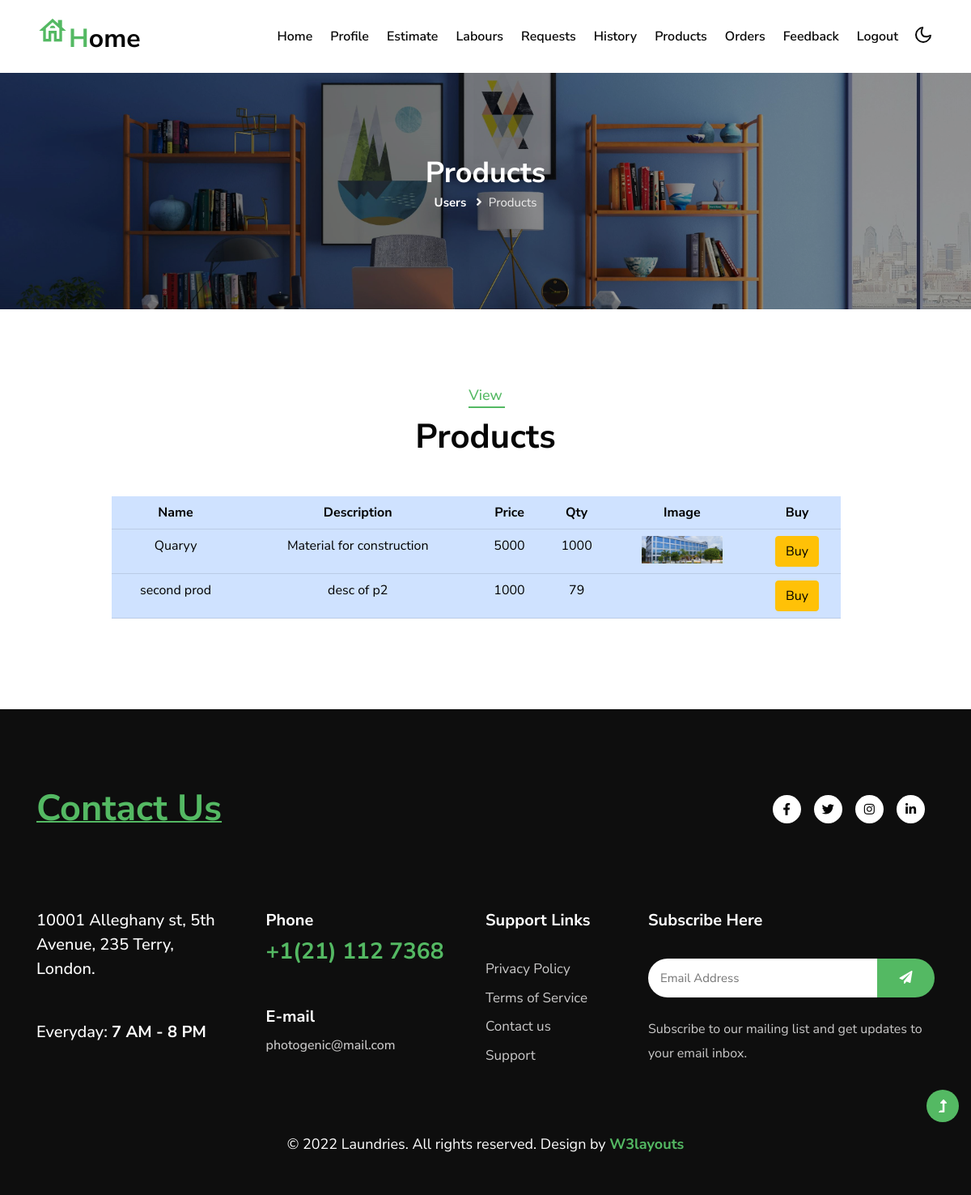
/user/user_vw_products.php, run on the app's committed database.
### tables this page shows
CREATE TABLE `products` (
  `p_id` int(20) NOT NULL,
  `p_name` varchar(50) DEFAULT NULL,
  `p_qty` int(20) DEFAULT NULL,
  `p_desc` varchar(100) DEFAULT NULL,
  `p_img` varchar(200) DEFAULT NULL,
  `p_status` varchar(20) DEFAULT 'approved',
  `p_price` int(20) DEFAULT NULL
);

### user/user_vw_products.php (the view, shortened to what this page needs)
<?php
include "user_header.php";
$qry = "SELECT * FROM `products` WHERE `p_qty` > 0 ORDER BY(`p_id`)DESC";
$res = mysqli_query($con,$qry);
?>
    <section class="inner-banner py-5">
        <div class="w3l-breadcrumb py-lg-5">
            <div class="container pt-5 pb-sm-4 pb-2">
                <h4 class="inner-text-title font-weight-bold pt-5">Products</h4>
                <ul class="breadcrumbs-custom-path">
                    <li><a href="user_home.php">Users</a></li>
                    <li class="active"><i class="fas fa-angle-right mx-2"></i>Products</li>
                </ul>
            </div>
        </div>
    </section>
        <section class="w3l-w3l-contacts-12 py-5">
        <div class="contact-top py-lg-5 py-md-4 py-2">
            <div class="container">
                <div class="title-main text-center mx-auto mb-md-5 mb-4" style="max-width:500px;">
                <h5 class="sub-title">View</h5>
                    <h3 class="title-style">Products</h3>
                </div>
                <div class="row d-flex justify-content-center align-items-center w-100">
                    <div class="col-md-10 contacts12-main">
                    <table class="table table-stripd table-primary text-center">
                        <tr>
                            <th>Name</th>
                            <th>Description</th>
                            <th>Price</th>
                            <th>Qty</th>
                            <th>Image</th>
                            <th>Buy</th>
                        </tr>
                        <?php
                            while($row = mysqli_fetch_array($res))
                            {
                        ?>
                                <tr>
                                <td><?php echo $row['p_name'] ?></td>
                                    <td><?php echo $row['p_desc'] ?></td>
                                    <td><?php echo $row['p_price'] ?></td>
                                    <td><?php echo $row['p_qty'] ?></td>
                                    <td><img src="<?php echo $row['p_img']?>" alt="" style="width:100px"></td>
                                    <td>
                                        <a href="user_add_qty.php?p_id=<?php echo $row['p_id'] ?>"><button class="btn btn-warning">Buy</button></a>
                                    </td>
                                </tr>
                        <?php
                            }
                        ?>
                    </table>
                    </div>
                </div>
            </div>
        </div>
    </section>
</body>
<?php
    include "../commonfooter.php";
?>
</html>

### data on the page
products: p_name "Quaryy", p_desc "Material for construction", p_price "5000", p_qty "1000", p_img (picture)
products: p_name "second prod", p_desc "desc of p2", p_price "1000", p_qty "79"
